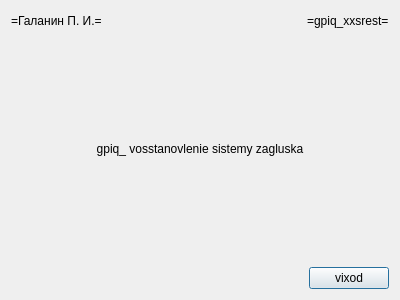
<?xml version="1.0" encoding="UTF-8"?>
<ui version="4.0">
 <class>gpiq_xxsrest</class>
 <widget class="QDialog" name="gpiq_xxsrest">
  <property name="windowModality">
   <enum>Qt::ApplicationModal</enum>
  </property>
  <property name="geometry">
   <rect>
    <x>0</x>
    <y>0</y>
    <width>400</width>
    <height>300</height>
   </rect>
  </property>
  <property name="windowTitle">
   <string>gpiq_xxsrest</string>
  </property>
  <layout class="QVBoxLayout" name="verticalLayout">
   <item>
    <layout class="QHBoxLayout" name="horizontalLayout">
     <item>
      <widget class="QLabel" name="gpiq_xxsrest_xxsma_l">
       <property name="text">
        <string>=Галанин П. И.=</string>
       </property>
      </widget>
     </item>
     <item>
      <spacer name="horizontalSpacer">
       <property name="orientation">
        <enum>Qt::Horizontal</enum>
       </property>
       <property name="sizeHint" stdset="0">
        <size>
         <width>40</width>
         <height>20</height>
        </size>
       </property>
      </spacer>
     </item>
     <item>
      <widget class="QLabel" name="gpiq_xxsrest_xxprg_l">
       <property name="text">
        <string>=gpiq_xxsrest=</string>
       </property>
      </widget>
     </item>
    </layout>
   </item>
   <item>
    <spacer name="verticalSpacer">
     <property name="orientation">
      <enum>Qt::Vertical</enum>
     </property>
     <property name="sizeHint" stdset="0">
      <size>
       <width>20</width>
       <height>40</height>
      </size>
     </property>
    </spacer>
   </item>
   <item>
    <widget class="QLabel" name="gpiq_xxsrest_xxtitle_l">
     <property name="text">
      <string>gpiq_ vosstanovlenie sistemy zagluska</string>
     </property>
     <property name="alignment">
      <set>Qt::AlignCenter</set>
     </property>
    </widget>
   </item>
   <item>
    <spacer name="verticalSpacer_2">
     <property name="orientation">
      <enum>Qt::Vertical</enum>
     </property>
     <property name="sizeHint" stdset="0">
      <size>
       <width>20</width>
       <height>40</height>
      </size>
     </property>
    </spacer>
   </item>
   <item>
    <layout class="QHBoxLayout" name="horizontalLayout_2">
     <item>
      <spacer name="horizontalSpacer_2">
       <property name="orientation">
        <enum>Qt::Horizontal</enum>
       </property>
       <property name="sizeHint" stdset="0">
        <size>
         <width>40</width>
         <height>20</height>
        </size>
       </property>
      </spacer>
     </item>
     <item>
      <widget class="QPushButton" name="gpiq_xxsrest_exit_c">
       <property name="text">
        <string>vixod</string>
       </property>
      </widget>
     </item>
    </layout>
   </item>
  </layout>
 </widget>
 <resources/>
 <connections/>
</ui>
